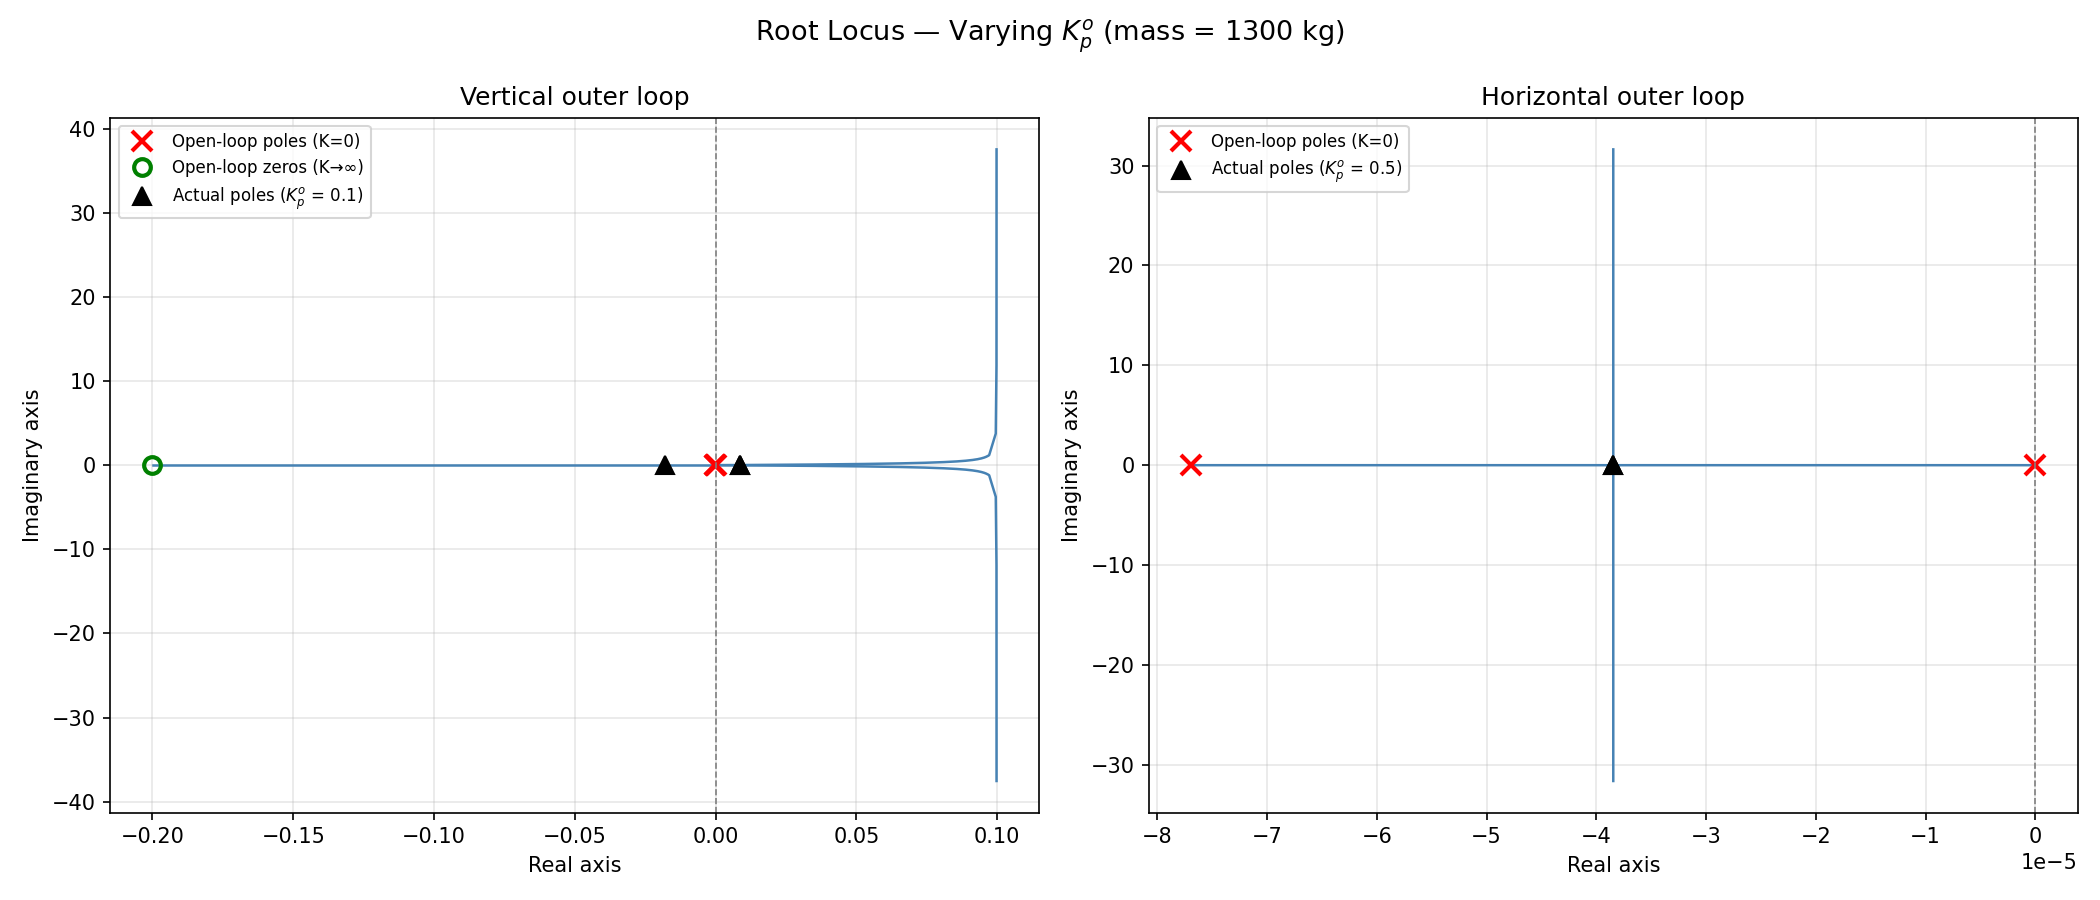

The Python source for this figure:
import json
from pathlib import Path
import numpy as np
import control
import matplotlib.pyplot as plt
import matplotlib.patches as mpatches

BASE_DIR = Path(__file__).parent.parent.parent
JSON_PATH = BASE_DIR / "config.json"
PLOT_DIR = Path(__file__).parent

def load_config():
    with open(JSON_PATH, "r") as f:
        config = json.load(f)
    return config

if __name__ == "__main__":
    config = load_config()
    Kp_outer_v = config["outer_pid_vertical_position"]["gains"]["kp"]
    Ki_inner_v = config["inner_pid_vertical_velocity"]["gains"]["ki"]
    Kp_inner_v = config["inner_pid_vertical_velocity"]["gains"]["kp"]
    Kp_outer_h = config["outer_pid_horizontal_position"]["gains"]["kp"]
    Kp_inner_h = config["inner_pid_horizontal_velocity"]["gains"]["kp"]
    initial_fuel = config["simulation"]["initial_fuel"]

    mass = 1000.0 + initial_fuel / 2

    # ----------------------------------------------------------------
    # Build G(s) for each outer loop: L_outer = K * G(s)
    # Factor out Kp_outer so K is the variable and G captures everything else.
    #
    # Vertical:
    #   L_inner_v = (Kp_inner_v * s + Ki_inner_v) / (mass * s^2)
    #   T_inner_v = L_inner_v / (1 + L_inner_v)
    #   G_v(s) = T_inner_v(s) / s        (Kp_outer_v factored out)
    #
    # Horizontal:
    #   L_inner_h = Kp_inner_h / (mass * s)
    #   T_inner_h = L_inner_h / (1 + L_inner_h)
    #   G_h(s) = T_inner_h(s) / s        (Kp_outer_h factored out)
    # ----------------------------------------------------------------

    integrator = control.tf([1], [1, 0])

    # Vertical inner loop (fixed — not the parameter being varied)
    L_inner_v = control.tf([Kp_inner_v, Ki_inner_v], [mass, 0, 0])
    T_inner_v = control.feedback(L_inner_v, 1)
    G_v = T_inner_v * integrator  # Kp_outer_v factored out

    # Horizontal inner loop (fixed)
    L_inner_h = control.tf([Kp_inner_h], [mass, 0])
    T_inner_h = control.feedback(L_inner_h, 1)
    G_h = T_inner_h * integrator  # Kp_outer_h factored out

    # ----------------------------------------------------------------
    # Compute closed-loop poles at the actual operating gain,
    # so we can mark them on the root locus.
    #
    # Closed-loop poles of K*G / (1 + K*G) at K = Kp_outer are the
    # roots of the characteristic polynomial of the full outer loop.
    # ----------------------------------------------------------------
    CL_v = control.feedback(Kp_outer_v * G_v, 1)
    CL_h = control.feedback(Kp_outer_h * G_h, 1)

    actual_poles_v = control.poles(CL_v)
    actual_poles_h = control.poles(CL_h)

    print("Vertical closed-loop poles at actual Kp_outer_v =", Kp_outer_v)
    for p in actual_poles_v:
        print(f"  {p:.6f}")

    print("\nHorizontal closed-loop poles at actual Kp_outer_h =", Kp_outer_h)
    for p in actual_poles_h:
        print(f"  {p:.6f}")

    # ----------------------------------------------------------------
    # Root locus plots
    # ----------------------------------------------------------------
    fig, (ax_v, ax_h) = plt.subplots(1, 2, figsize=(14, 6))
    fig.suptitle(f"Root Locus — Varying $K_p^o$ (mass = {mass:.0f} kg)", fontsize=13)

    for ax, G, actual_poles, Kp_actual, title in [
        (ax_v, G_v, actual_poles_v, Kp_outer_v, "Vertical outer loop"),
        (ax_h, G_h, actual_poles_h, Kp_outer_h, "Horizontal outer loop"),
    ]:
        # control.root_locus returns (roots array, gains array)
        roots, gains = control.root_locus(G, plot=False)

        # roots shape: (n_gains, n_poles) — plot each branch
        for branch in range(roots.shape[1]):
            branch_real = np.real(roots[:, branch])
            branch_imag = np.imag(roots[:, branch])
            ax.plot(branch_real, branch_imag, color="steelblue", linewidth=1.2)

        # Mark open-loop poles (K=0) with x
        ol_poles = control.poles(G)
        ax.plot(np.real(ol_poles), np.imag(ol_poles),
                "rx", markersize=10, markeredgewidth=2, label="Open-loop poles (K=0)")

        # Mark open-loop zeros (K→∞) with o
        ol_zeros = control.zeros(G)
        if len(ol_zeros) > 0:
            ax.plot(np.real(ol_zeros), np.imag(ol_zeros),
                    "go", markersize=8, markeredgewidth=2, fillstyle="none", label="Open-loop zeros (K→∞)")

        # Mark closed-loop poles at actual operating gain with filled square
        ax.plot(np.real(actual_poles), np.imag(actual_poles),
                "k^", markersize=9, label=f"Actual poles ($K_p^o$ = {Kp_actual})")

        # Stability boundary
        ax.axvline(0, color="gray", linestyle="--", linewidth=0.8)

        ax.set_title(title)
        ax.set_xlabel("Real axis")
        ax.set_ylabel("Imaginary axis")
        ax.legend(fontsize=8)
        ax.grid(True, alpha=0.3)

    plt.tight_layout()
    plot_path = PLOT_DIR / "root_locus.png"
    plt.savefig(plot_path, dpi=150)
    print(f"\nRoot locus plot saved to {plot_path}")
